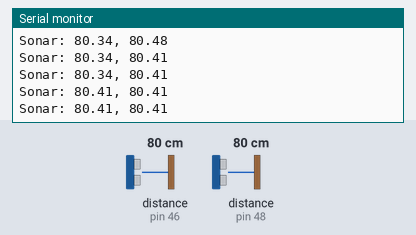
Bench run of a sketch on a simulated Arduino Mega 2560, built with avr-gcc and run on an emulated ATmega2560. On the bench: the last lines printed to the serial monitor. Wiring (inferred from the names in the program): 2 × ultrasonic range finder: trigger pin 47, echo pin 46 / trigger pin 49, echo pin 48. The inputs (shaded band) are chosen by the test bench; at power-on: distance to the obstacle (sensors on pin 46, pin 48) 80 cm. The echo pulse lasts 58.3 µs per cm.

Above: at 1.2 s.
1.3 s: distance to the obstacle (sensor on pin 46) set to 18 cm
At 1.43 s:
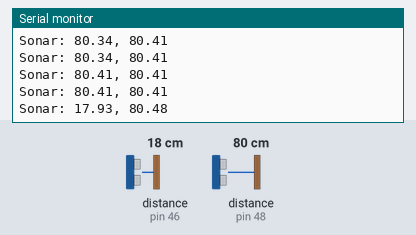
4.3 s: distance to the obstacle (sensor on pin 48) set to 2 cm
At 4.36 s:
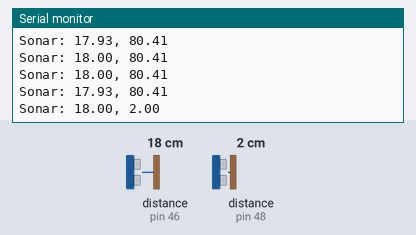
5.8 s: distance to the obstacle (sensor on pin 46) set to 2 cm
At 5.84 s:
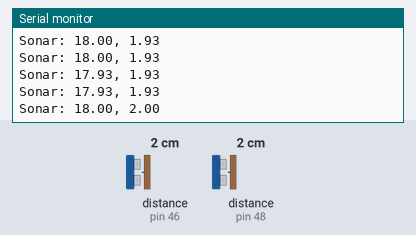
7.3 s: distance to the obstacle (sensor on pin 48) set to 4 cm
At 7.31 s:
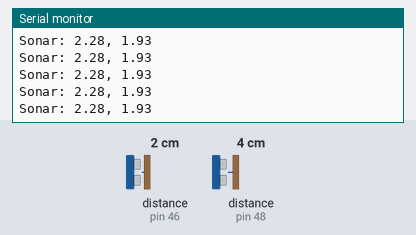
Timing chart, 0 to 9.8 s (numbered marks = the images above; inputs shaded):
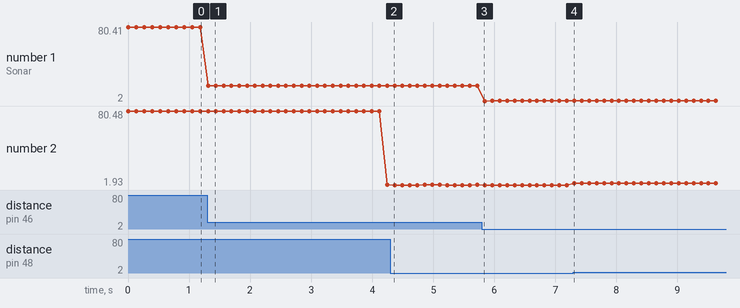

The sketch:

HC-SR04.ino
```cpp
 /*
 * Hardware Connections:
 *
 * Left HC-SR04
 *  Arduino | HC-SR04
 *  -------------------
 *    5V    |   VCC
 *    47    |   Trig
 *    46    |   Echo
 *    GND   |   GND
 *
 * Right HC-SR04
 *  Arduino | HC-SR04
 *  -------------------
 *    5V    |   VCC
 *    49    |   Trig
 *    48    |   Echo
 *    GND   |   GND
 */

#define left_echoPin 46
#define right_echoPin 48
#define left_trigPin 47
#define right_trigPin 49

void setup() {
  Serial.begin (57600);
  pinMode(left_trigPin, OUTPUT);
  pinMode(left_echoPin, INPUT);
  pinMode(right_trigPin, OUTPUT);
  pinMode(right_echoPin, INPUT);
}

void loop() {
  Serial.print("Sonar: ");
  Serial.print(MeasureDistance(left_trigPin, left_echoPin));
  // Wait at least 60ms before next measurement
  delay(60);

  Serial.print(", ");

  Serial.println(MeasureDistance(right_trigPin, right_echoPin));
  // Wait at least 60ms before next measurement
  delay(60);
}

float MeasureDistance(uint8_t trigPin, uint8_t echoPin) {

  unsigned long t1;
  unsigned long t2;
  unsigned long pulse_width;
  float cm;
  float inches;

  // Hold the trigger pin high for at least 10 us
  digitalWrite(trigPin, HIGH);
  delayMicroseconds(10);
  digitalWrite(trigPin, LOW);

  // Wait for pulse on echo pin
  while ( digitalRead(echoPin) == 0 );

  // Measure how long the echo pin was held high (pulse width)
  // Note: the micros() counter will overflow after ~70 min
  t1 = micros();
  while ( digitalRead(echoPin) == 1);
  t2 = micros();
  pulse_width = t2 - t1;

  // Calculate distance in centimeters and inches. The constants
  // are found in the datasheet, and calculated from the assumed speed
  //of sound in air at sea level (~340 m/s).
  cm = pulse_width / 58.0;
  inches = pulse_width / 148.0;

  return cm;
}
```

Measured:
- after the input at 1.3 s, the serial monitor: prints a new line at once (image 1)
- plotted number 1: 80.41 → 18 after the input at 1.3 s, 18 → 2.28 after the input at 5.8 s
- plotted number 2: 80.41 → 2 after the input at 1.3 s, 1.93 → 4 after the input at 7.3 s
